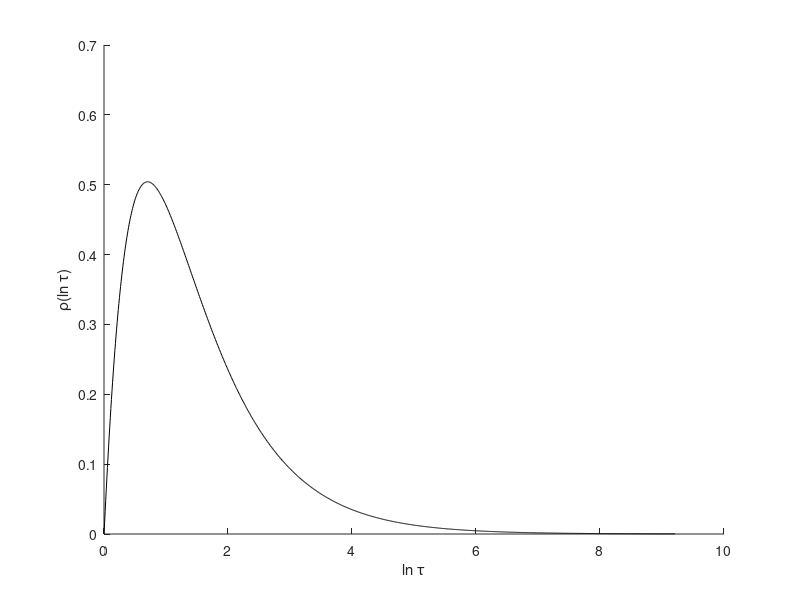
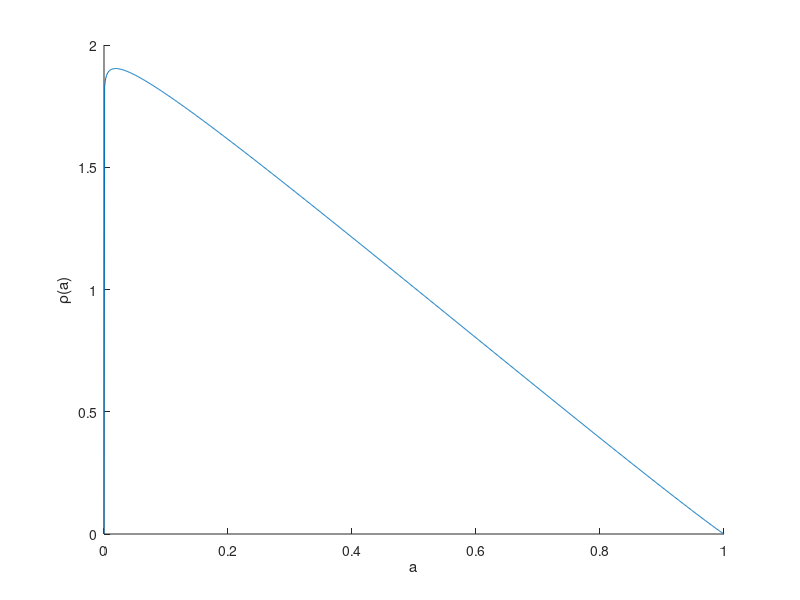

Write the MATLAB code that produced these figures, in order.
% script to draw distribution functions for the mean dwell time as a
% function of average mean dwell time and strength

tau=3;
var=100*tau;

w1=1+tau*(tau-1)/var;
w2=(tau-1)*w1;

x=logspace(0,4,1000);
y=x.^-(w1+w2-1).*(x-1).^(w2-1)/beta(w1,w2);

disp(num2str([w1 w2]))

figure(1)
%clf
hold on
plot(log(x),y,'k-')
set(gca,'xscale','lin','yscale','lin')
xlabel('ln \tau')
ylabel('\rho(ln \tau)')
figure(2)
hold on
%clf

p=linspace(0,1,1000);
plot(p,p.^(w1-1).*(1-p).^(w2-1)/beta(w1,w2))
xlabel('a')
ylabel('\rho(a)')